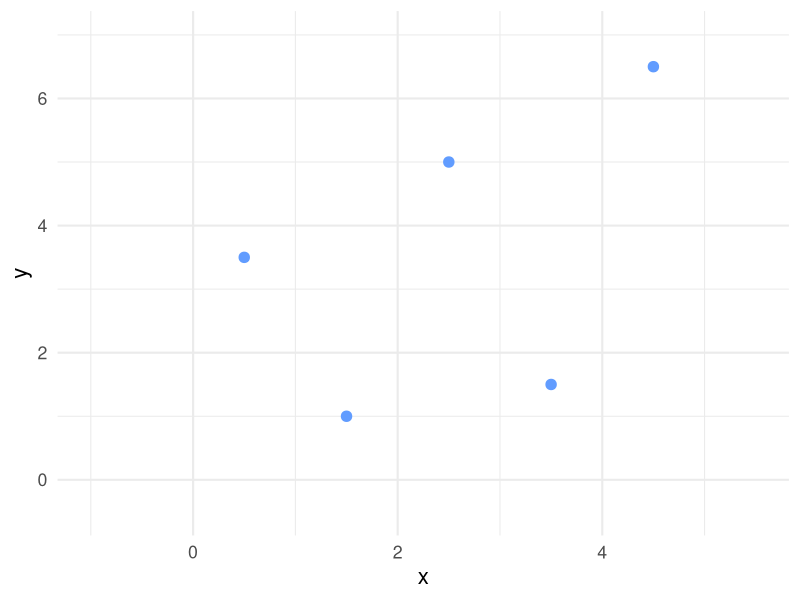
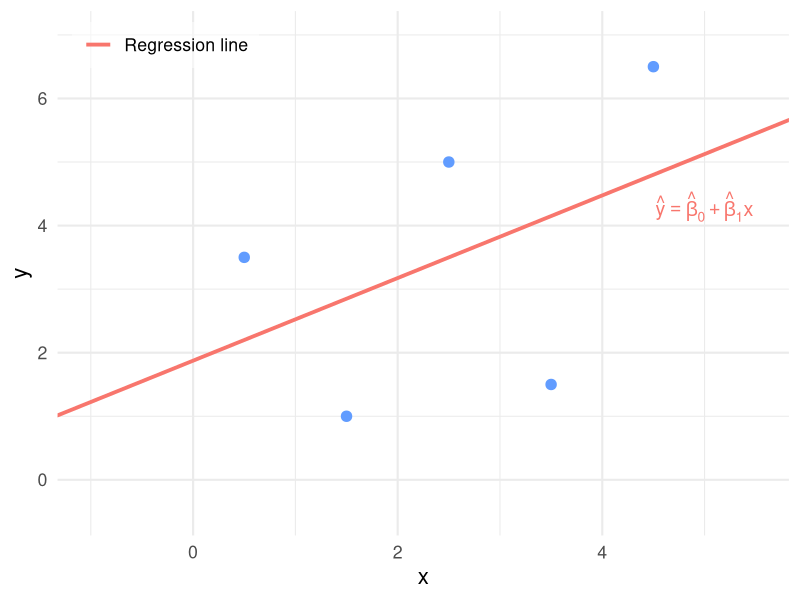
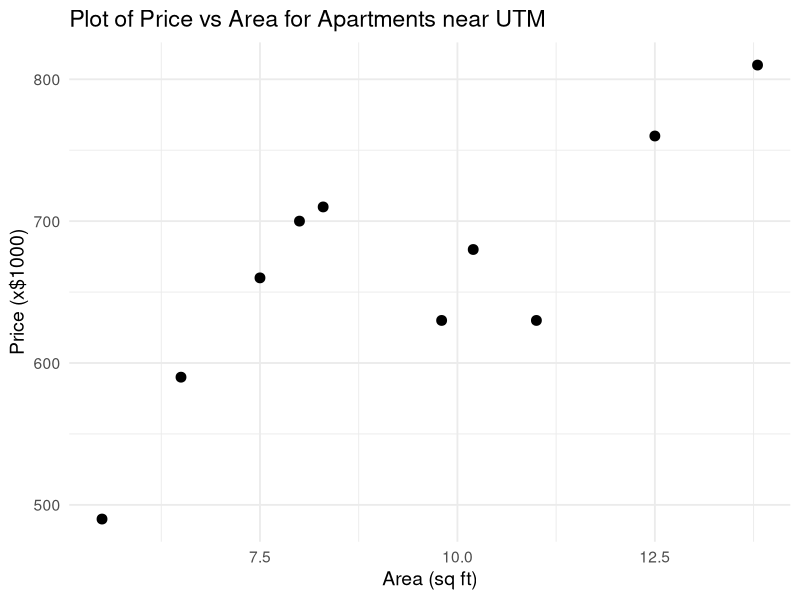
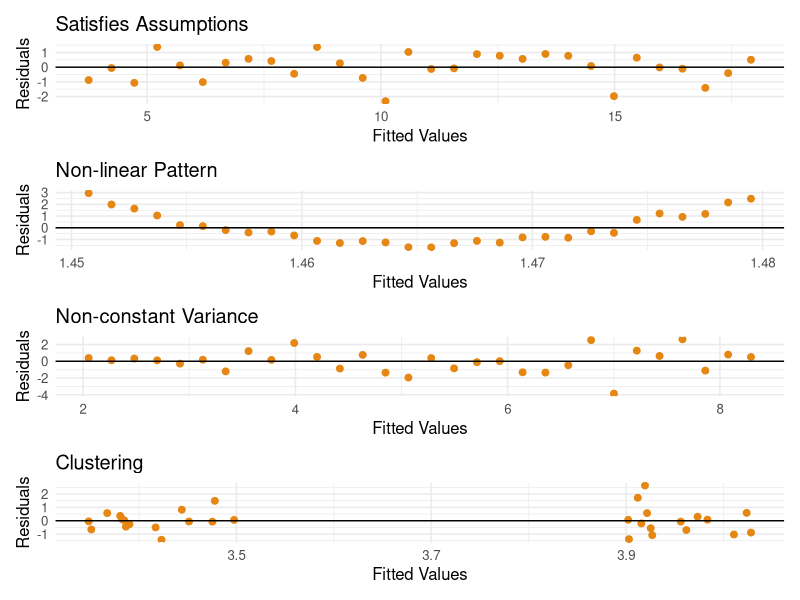

R code for these plots, in order:
## ---- chunk 1
library(ggplot2)

# --- Same 5 points as before ---
df <- data.frame(
  x = c(0.5, 1.5, 2.5, 3.5, 4.5),
  y = c(3.5, 1.0, 5.0, 1.5, 6.5)
)

# Points-only plot: no line, no legend
p_points <- ggplot(df, aes(x, y)) +
  geom_point(size = 3.2, color = "#619CFF") +
  coord_cartesian(xlim = c(-1.0, 5.5), ylim = c(-0.5, 7)) +
  labs(x = "x", y = "y") +
  theme_minimal(base_size = 16) +
  theme(legend.position = "none")

print(p_points)

## ---- chunk 2
library(ggplot2)

# --- Reduced to 5 points with reasonably large residuals ---
df <- data.frame(
  x = c(0.5, 1.5, 2.5, 3.5, 4.5),
  y = c(3.5, 1.0, 5.0, 1.5, 6.5)
)

# Fit linear model
model <- lm(y ~ x, data = df)
b0    <- coef(model)[1]
b1    <- coef(model)[2]

# Predicted values
df$yhat <- fitted(model)

# Sample mean of y
ybar  <- mean(df$y)

# --- Bracket placement: put brackets on the LEFT for points ABOVE the line ---
cap    <- 0.10   # horizontal cap length
offset <- 0.20   # horizontal offset from the residual line

# sgn = -1 for positive residuals (y > yhat) -> bracket to the LEFT
# sgn = +1 for negative residuals (y < yhat) -> bracket to the RIGHT
sgn <- ifelse(df$y > df$yhat, -1, 1)

br <- transform(
  df,
  i      = seq_len(nrow(df)),
  x0     = x + sgn * offset,                # x-location of bracket's vertical bar
  y0     = pmin(y, yhat),                   # bottom of bracket
  y1     = pmax(y, yhat),                   # top of bracket
  ymid   = (pmin(y, yhat) + pmax(y, yhat)) / 2,
  xlab   = x + sgn * (offset + 0.14),       # label position a bit further from bracket
  # Labels as e_i = y_i - \hat{y}_i
  lab    = paste0("e[", seq_len(nrow(df)), "] == y[", seq_len(nrow(df)), "] - hat(y)[", seq_len(nrow(df)), "]")
)

# Create the plot with ONLY the regression line and points (brackets, residual lines, and e_i legend removed)
p_sse <- ggplot(df, aes(x, y)) +
  # Observed points
  geom_point(size = 3.2, color = "#619CFF") +
  # Regression line
  geom_abline(aes(intercept = b0, slope = b1, color = "Regression line"),
              size = 1.3, key_glyph = draw_key_path) +
  # Annotate regression equation
  annotate("text", x = 5.0, y = 4.3,
           label = "hat(y) == hat(beta)[0] + hat(beta)[1]*x",
           parse = TRUE, color = "#F8766D", size = 5) +
  # SINGLE coord_cartesian call: set BOTH x and y limits here
  coord_cartesian(xlim = c(-1.0, 5.5), ylim = c(-0.5, 7)) +
  labs(x = "x", y = "y") +
  # Legend: only the regression line remains
  scale_color_manual(
    name   = NULL,
    values = c("Regression line" = "#F8766D"),
    breaks = c("Regression line"),
    labels = c("Regression line")
  ) +
  theme_minimal(base_size = 16) +
  theme(
    legend.position      = c(0.02, 0.98),
    legend.justification = c(0, 1),
    legend.background    = element_rect(fill = alpha("white", 0.5), color = NA),
    legend.key.width     = unit(1.5, "lines")
  )

# Display the plot
print(p_sse)
## ---- chunk 3
knitr::include_app("https://nishan-mudalige.shinyapps.io/Correlation_Shiny_App/", height = "860")
## ---- chunk 4
knitr::include_app("https://nishan-mudalige.shinyapps.io/Regression_Decomposition_of_Variation/", height = "725")
## ---- chunk 5
library(ggplot2)

# Data
area <- c(5.5, 6.5, 7.5, 8.0, 8.3, 9.8, 11.0, 12.5, 13.8, 10.2)
price <- c(490, 590, 660, 700, 710, 630, 630, 760, 810, 680)
df <- data.frame(area, price)

# Plot
ggplot(df, aes(x = area, y = price)) +
  geom_point(size = 3, color = "#000000") +
  labs(
    x = "Area (sq ft)",
    y = "Price (x$1000)",
    title = "Plot of Price vs Area for Apartments near UTM"
  ) +
  theme_minimal(base_size = 14)

## ---- chunk 6
# Load libraries
library(ggplot2)
library(patchwork)

# Common theme for all plots
theme_clean <- theme_minimal(base_size = 12)

# 1. Satisfies Assumptions
set.seed(1)
x1 <- 1:30
y1 <- 3 + 0.5 * x1 + rnorm(30, 0, 1)
model1 <- lm(y1 ~ x1)
df1 <- data.frame(Fitted = fitted(model1), Residuals = resid(model1))

p1 <- ggplot(df1, aes(Fitted, Residuals)) +
  geom_point(color = "#E68613", size = 2) +
  geom_hline(yintercept = 0, color = "#000000") +
  labs(
    title = "Satisfies Assumptions",
    x     = "Fitted Values",
    y     = "Residuals"
  ) +
  theme_clean

# 2. Non-linear Pattern
x2 <- seq(-2, 2, length.out = 30)
y2 <- x2^2 + rnorm(30, 0, 0.3)
model2 <- lm(y2 ~ x2)
df2 <- data.frame(Fitted = fitted(model2), Residuals = resid(model2))

p2 <- ggplot(df2, aes(Fitted, Residuals)) +
  geom_point(color = "#E68613", size = 2) +
  geom_hline(yintercept = 0, color = "#000000") +
  labs(
    title = "Non-linear Pattern",
    x     = "Fitted Values",
    y     = "Residuals"
  ) +
  theme_clean

# 3. Non-constant Variance
x3 <- 1:30
y3 <- 2 + 0.2 * x3 + rnorm(30, 0, sd = x3 / 10)
model3 <- lm(y3 ~ x3)
df3 <- data.frame(Fitted = fitted(model3), Residuals = resid(model3))

p3 <- ggplot(df3, aes(Fitted, Residuals)) +
  geom_point(color = "#E68613", size = 2) +
  geom_hline(yintercept = 0, color = "#000000") +
  labs(
    title = "Non-constant Variance",
    x     = "Fitted Values",
    y     = "Residuals"
  ) +
  theme_clean

# 4. Clustering
x4 <- c(rnorm(15, 3, 0.2), rnorm(15, 5, 0.2))
y4 <- 2 + 0.5 * x4 + rnorm(30, 0, 1)
model4 <- lm(y4 ~ x4)
df4 <- data.frame(Fitted = fitted(model4), Residuals = resid(model4))

p4 <- ggplot(df4, aes(Fitted, Residuals)) +
  geom_point(color = "#E68613", size = 2) +
  geom_hline(yintercept = 0, color = "#000000") +
  labs(
    title = "Clustering",
    x     = "Fitted Values",
    y     = "Residuals"
  ) +
  theme_clean

# Stack all four plots vertically
final_plot <- p1 / p2 / p3 / p4 +
  plot_layout(ncol = 1)  # one column

# Render the combined plot
print(final_plot)
